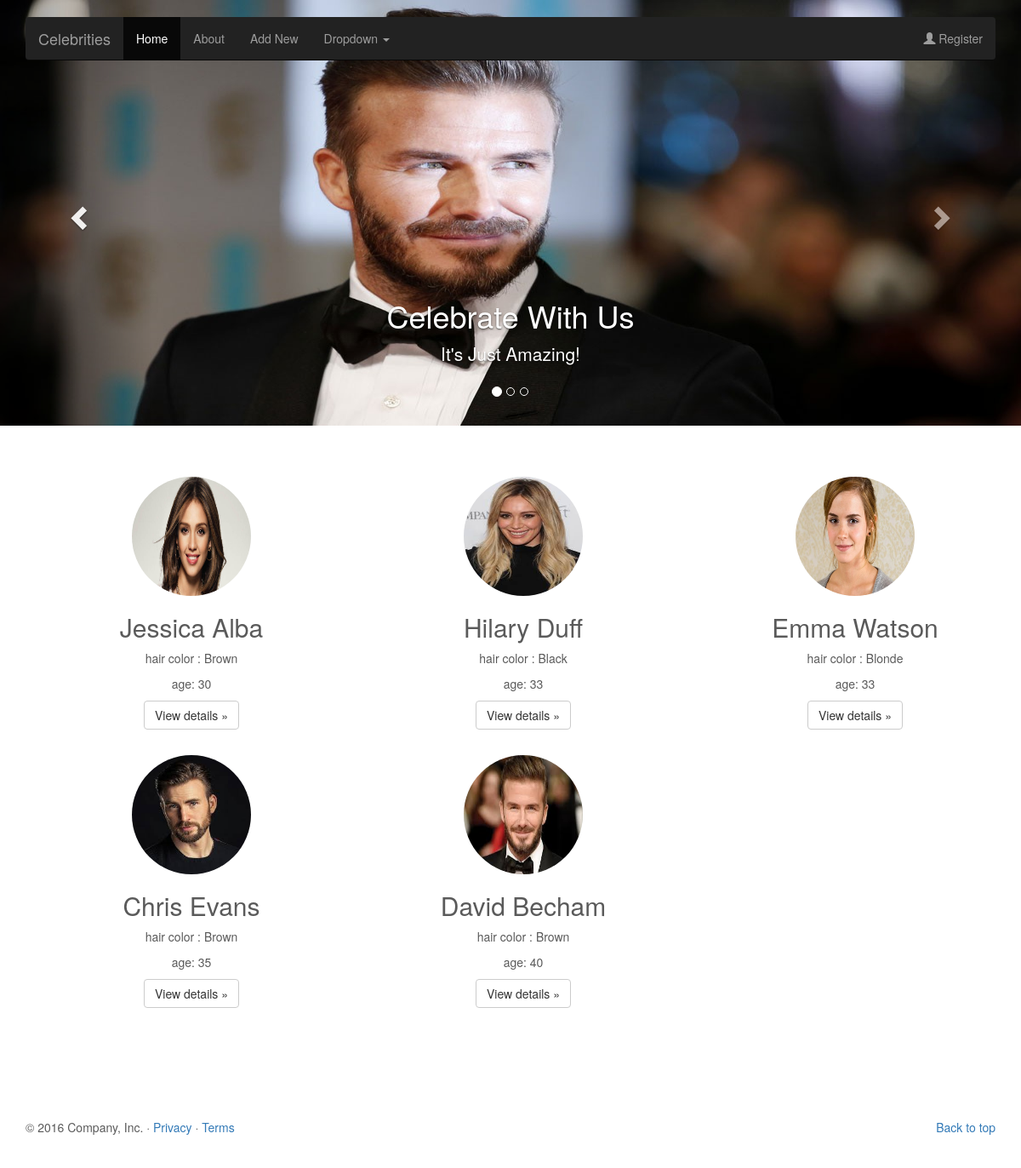
Page /celebrities/ on the committed database.
### celebrities/models.py (models this page shows, shortened)
class Celebrity(models.Model):
    name = models.CharField(max_length=30)
    age = models.IntegerField()
    gender = models.CharField(max_length=10)
    hair_color = models.CharField(max_length=10)
    rating = models.DecimalField(max_digits=5, decimal_places=2)
    image = models.FileField(upload_to="celebrities/")

### celebrities/templates/celebrities/index.html (shortened to what this page needs)
{% extends "celebrities/header.html" %}
{% block content %}
    <div class="container marketing">
       <div class="row">
          {% for celebrity in object_list %}
        <div class="col-lg-4">
          <img class="img-circle" src="{{ celebrity.image.url }}" alt="Generic placeholder image" width="140" height="140">
          <h2>  {{ celebrity.name }}</h2>
           <p>  hair color : {{ celebrity.hair_color }}</p>
           <p> age: {{ celebrity.age}}</p>
          <p><a class="btn btn-default" href="{{ celebrity.id }}" role="button">View details &raquo;</a></p>
        </div>
            {% endfor %}
      </div>
  </div>
{% endblock %}

### celebrities/templates/celebrities/header.html (shortened to what this page needs)
<!DOCTYPE html>
<html lang="en">
<head>
	{% load staticfiles %}
	<link rel="stylesheet" href="{% static 'css/bootstrap.min.css' %}" type="text/css" >
	<link rel="stylesheet" href="{% static 'css/carousel.css' %}" type="text/css" >
</head>
  <body>
    <div class="navbar-wrapper">
      <div class="container">
        <nav class="navbar navbar-inverse navbar-static-top">
          <div class="container">
            <div class="navbar-header">
              <a class="navbar-brand" href="#">Celebrities</a>
            </div>
            <div id="navbar" class="navbar-collapse collapse">
              <ul class="nav navbar-nav">
                <li class="active"><a href="{% url "celebrities" %}">Home</a></li>
                <li><a href="{% url "about" %} ">About</a></li>
                   <li><a href="{% url "celebrity-create" %}">Add New</a></li>
                <li class="dropdown">
                  <a href="#" class="dropdown-toggle" data-toggle="dropdown" role="button" aria-haspopup="true" aria-expanded="false">Dropdown <span class="caret"></span></a>
                </li>
              </ul>
                 {% if request.user.is_authenticated %}
                     <ul class="nav navbar-nav navbar-right">
                         <li><a href="#">Welcome <span style="color:#2aabd2">{{ user  }}</span></a></li>
                          <li><a  href="{% url "logout" %}"><Span class="glyphicon glyphicon-off"></Span> Logout </a></li>
                    </ul>
                {% else %}
                     <ul class="nav navbar-nav navbar-right">
                     <li>
                         <a  href="{% url "register" %}"><Span class="glyphicon glyphicon-user"></Span> Register </a></li>
                    </ul>
                {% endif %}
            </div>
          </div>
        </nav>
      </div>
    </div>
    <div id="myCarousel" class="carousel slide" data-ride="carousel">
      <ol class="carousel-indicators">
        <li data-target="#myCarousel" data-slide-to="0" class="active"></li>
        <li data-target="#myCarousel" data-slide-to="1"></li>
        <li data-target="#myCarousel" data-slide-to="2"></li>
      </ol>
      <div class="carousel-inner" role="listbox">
        <div class="item active">
          <img class="first-slide" src="{{ MEDIA_URL }}/celebrities/160621-beckham.jpg" alt="First slide">
          <div class="container">
            <div class="carousel-caption">
              <h1>Celebrate With Us</h1>
              <p>It's Just Amazing!</p>
            </div>
          </div>
        </div>
      </div>
      <a class="left carousel-control" href="#myCarousel" role="button" data-slide="prev">
        <span class="glyphicon glyphicon-chevron-left" aria-hidden="true"></span>
      </a>
      <a class="right carousel-control" href="#myCarousel" role="button" data-slide="next">
        <span class="glyphicon glyphicon-chevron-right" aria-hidden="true"></span>
      </a>
    </div>
		   <div class="container">
			   {% block content %}
			   {% endblock %}
			</div>
		   <div class="container">
			 {% include 'celebrities/footer.html' %}
			</div>
    {% load staticfiles %}
  </body>
</html>

### celebrities/templates/celebrities/footer.html
      <footer>
        <p class="pull-right"><a href="#">Back to top</a></p>
        <p>&copy; 2016 Company, Inc. &middot; <a href="#">Privacy</a> &middot; <a href="#">Terms</a></p>
      </footer>

### celebrities/static/css/carousel.css (style rules this page uses)
body { padding-bottom: 40px; color: #5a5a5a; }
.navbar-wrapper { position: absolute; top: 0; right: 0; left: 0; z-index: 20; }
.navbar-wrapper > .container { padding-right: 0; padding-left: 0; }
.navbar-wrapper .navbar { padding-right: 15px; padding-left: 15px; }
.navbar-wrapper .navbar .container { width: auto; }
.carousel { height: 500px; margin-bottom: 60px; }
.carousel-caption { z-index: 10; }
.carousel .item { height: 500px; background-color: #777; }
.carousel-inner > .item > img { position: absolute; top: 0; left: 0; min-width: 100%; height: 500px; }
.marketing .col-lg-4 { margin-bottom: 20px; text-align: center; }
.marketing h2 { font-weight: normal; }
.marketing .col-lg-4 p { margin-right: 10px; margin-left: 10px; }
@media (min-width: 768px) { .navbar-wrapper { margin-top: 20px; } }
@media (min-width: 768px) { .navbar-wrapper .container { padding-right: 15px; padding-left: 15px; } }
@media (min-width: 768px) { .navbar-wrapper .navbar { padding-right: 0; padding-left: 0; } }
@media (min-width: 768px) { .navbar-wrapper .navbar { border-radius: 4px; } }
@media (min-width: 768px) { .carousel-caption p { margin-bottom: 20px; font-size: 21px; line-height: 1.4; } }

### rows in the picture
Celebrity: image (picture), name "Jessica Alba", hair_color "Brown", age "30"
Celebrity: image (picture), name "Hilary Duff", hair_color "Black", age "33"
Celebrity: image (picture), name "Emma Watson", hair_color "Blonde", age "33"
Celebrity: image (picture), name "Chris Evans", hair_color "Brown", age "35"
Celebrity: image (picture), name "David Becham", hair_color "Brown", age "40"
